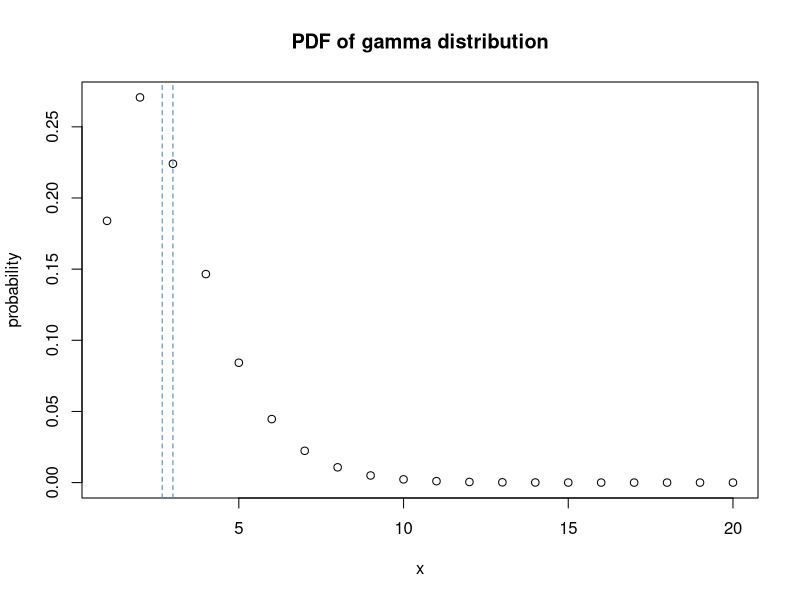
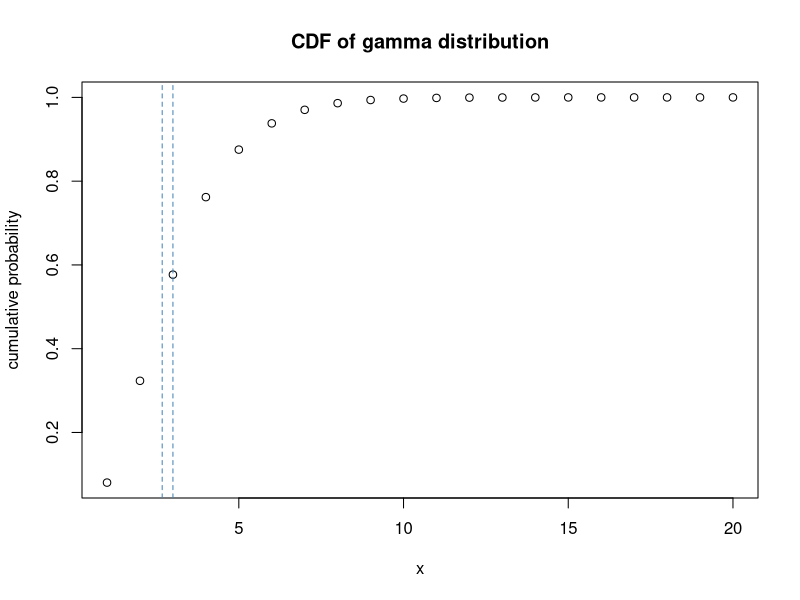
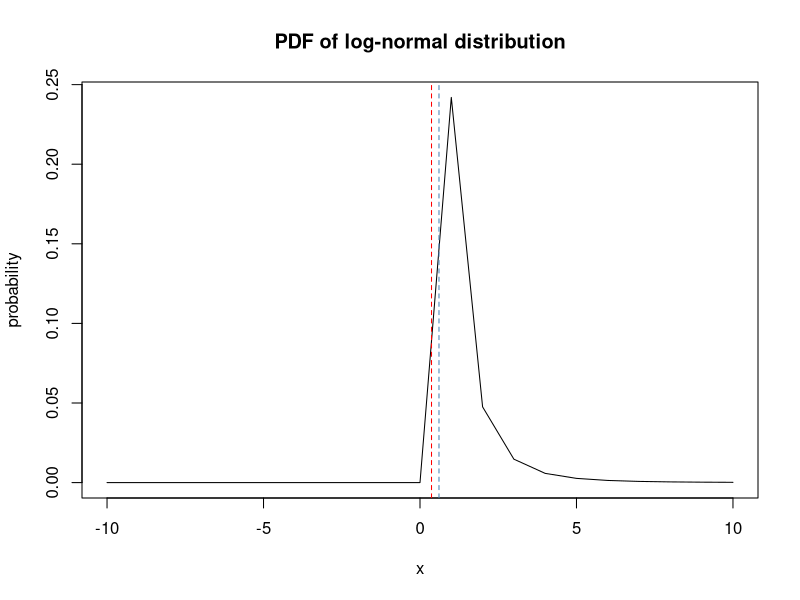
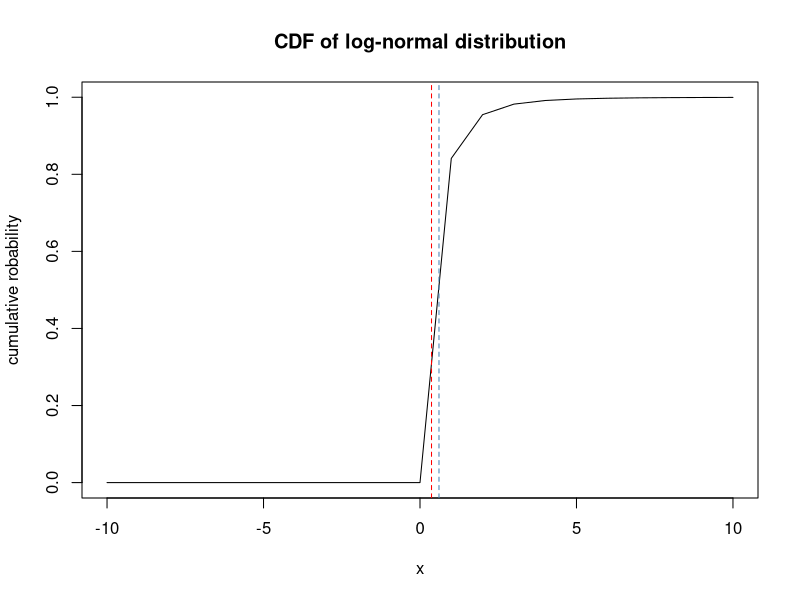
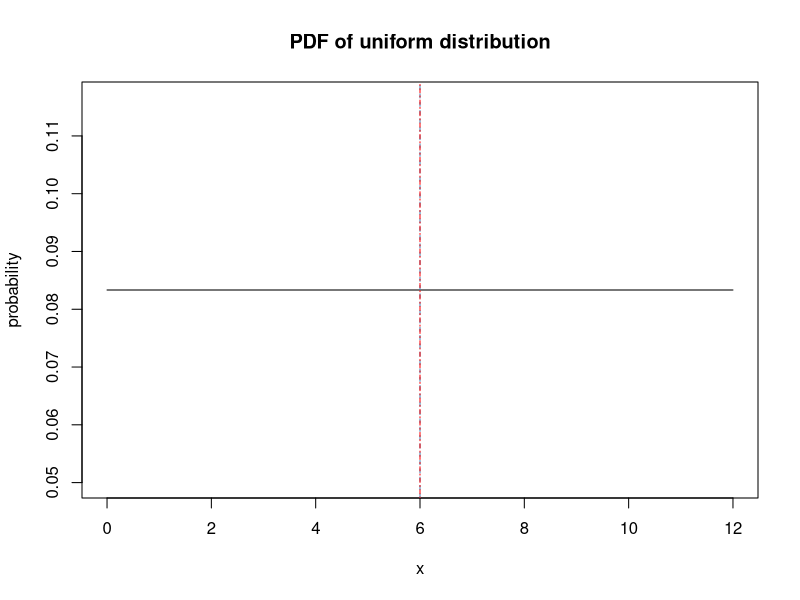
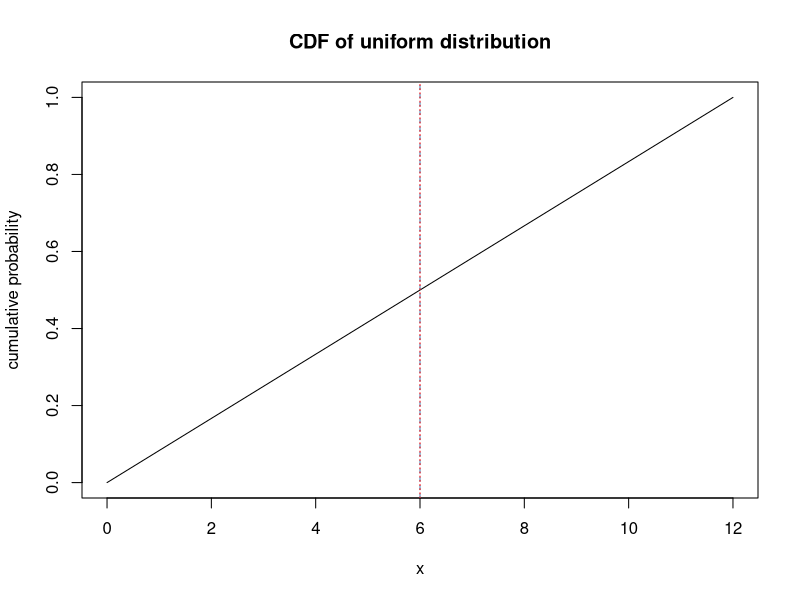
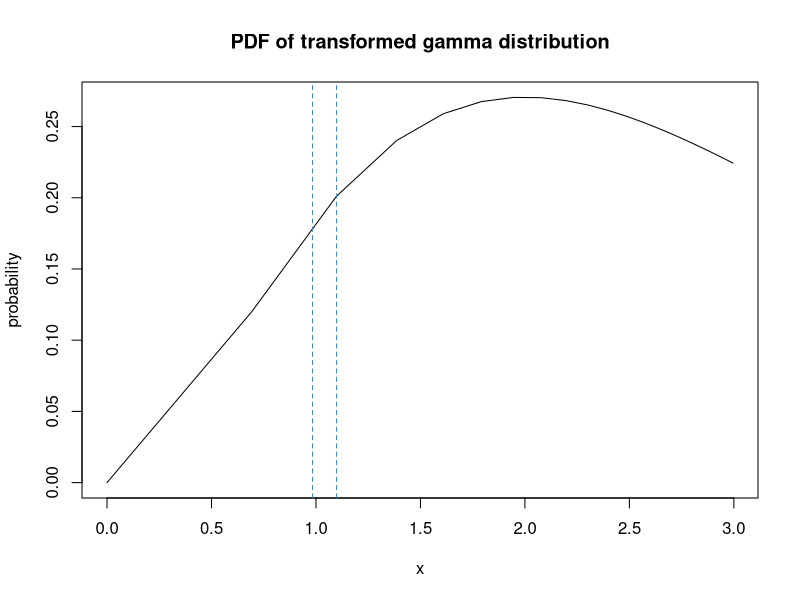
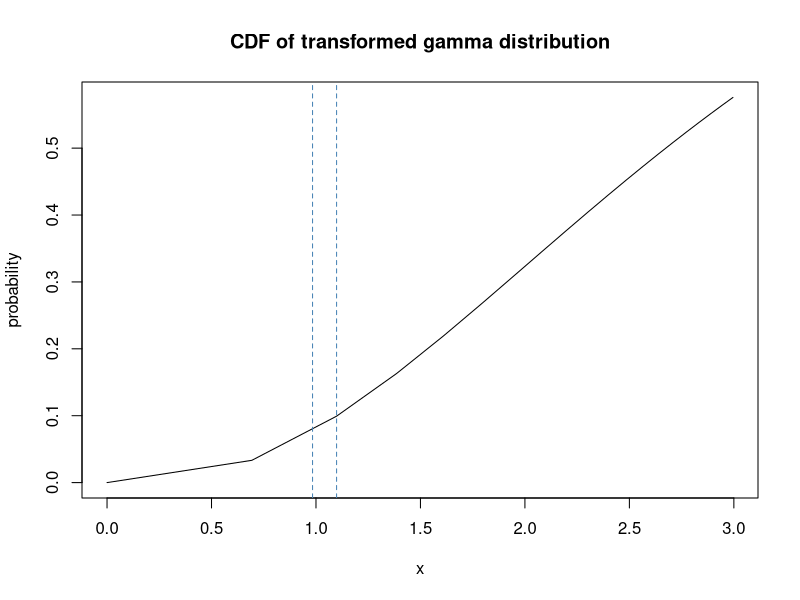

Recreate these plots in R, in order.
## ---- chunk 1
knitr::opts_chunk$set(echo = TRUE)
## ---- chunk 2
x <- seq(1,20)

y <- dgamma(x,shape =3, scale=1)
mean<- 3*1
med <- qgamma(0.5,shape =3, scale=1)
plot(x,y,main="PDF of gamma distribution",
  xlab="x", ylab="probability")
abline(v=c(mean,med), lty=2,col="steel blue")
y1 <- pgamma(x,shape =3, scale=1)
plot(x,y1,main="CDF of gamma distribution",
  xlab="x", ylab="cumulative probability")
abline(v=c(mean,med), lty=2,col="steel blue")
## ---- chunk 3
x <- c(-10:10)
y <- dlnorm(x,meanlog=-1, sdlog=1)
y1 <- plnorm(x,meanlog=-1, sdlog=1)
y_mean <- exp(-1+1^2/2)
y_med <- qlnorm(0.5,-1,1)
plot(x,y,type="l",main="PDF of log-normal distribution",
  xlab="x", ylab="probability")
abline(v=c(y_mean,y_med), lty=2,col=c("steel blue","red"))
plot(x,y1,type="l",main="CDF of log-normal distribution",
  xlab="x", ylab="cumulative robability")
abline(v=c(y_mean,y_med), lty=2,col=c("steel blue","red"))
## ---- chunk 4
x <- seq(0,12)
y<-dunif(x, min=0, max=12)
y2=punif(x, min=0, max=12)
ymean <- 1/2*(0+12)
ymed<- qunif(0.5, min=0, max=12)
plot(x,y,type="l",main="PDF of uniform distribution",
  xlab="x", ylab="probability")
abline(v=c(ymean,ymed), lty=c(2,4),col=c("steel blue","red"))
plot(x, y2,type="l",main="CDF of uniform distribution",
  xlab="x", ylab="cumulative probability")
abline(v=c(ymean,ymed), lty=c(2,3),col=c("steel blue","red"))
## ---- chunk 5
x <- seq(0,20)
log_x <- log(x)
y <- dgamma(log_x,shape =3, scale=1)
mean<- log(3*1)
med <- log(qgamma(0.5,shape =3, scale=1))
plot(log_x,y,type = "l",main="PDF of transformed gamma distribution",
  xlab="x", ylab="probability")
abline(v=c(mean,med), lty=2,col="steel blue")
y1 <- pgamma(log_x,shape =3, scale=1)
plot(log_x,y1,type = "l",main="CDF of transformed gamma distribution",
  xlab="x", ylab="probability")
abline(v=c(mean,med), lty=2,col="steel blue")
## ---- chunk 6
xll <- seq(0,5)
yll <- dlnorm(xll,meanlog=-1, sdlog=1,log = T)
y3 <- plnorm(xll,meanlog=-1, sdlog=1,log.p = T)
y_meanll <- log(exp(-1+1^2/2))
y_medll <- log(qlnorm(0.5,-1,1))
plot(xll,yll,type="l",xlim=c(-2,20),main="PDF of transformed log-normal distribution",
  xlab="x", ylab="probability")
abline(v=c(y_meanll,y_medll), lty=2,col=c("steel blue","red"))
plot(xll,y3,type="l",xlim=c(-2,20),main="CDF of transformed log-normal distribution",
  xlab="x", ylab="probability")
abline(v=c(y_meanll,y_medll), lty=2,col=c("steel blue","red"))
## ---- chunk 7
x <- seq(1,20)
y<-punif(x, min=0, max=12,log.p = T)
y2=dunif(x, min=0, max=12,log = T)
ymean <- log(1/2*(0+12))
ymed<- qunif(0.5, min=0, max=12,log.p = T)
plot(x,y,type="l",main="CDF of transformed uniform distribution",
  xlab="x", ylab="probability")
abline(v=c(ymean,ymed), lty=c(2,4),col=c("steel blue","red"))
plot(x, y2,type="l",main="PDF of transformed uniform distribution",
  xlab="x", ylab="probability")
abline(v=c(ymean,ymed), lty=c(2,3),col=c("steel blue","red"))
## ---- chunk 8
out_gmean <- rep(NA, 1000)
out_amean <- rep(NA, 1000)

shape=3
scale=1
for (i in 1:1000){
  rec <- rgamma(0:100, shape=3, scale=1)
  out_gmean[i] <- exp(mean(log(rec)))
  out_amean[i] <- mean(rec)
}

plot(out_amean,out_gmean,main="Geometric mean vs arithmetic mean for gamma distribution")
hist(out_amean-out_gmean, main="difference in mean for gamma distribution")
## ---- chunk 9
out_gmean <- rep(NA, 1000)
out_amean <- rep(NA, 1000)
for (i in 1:1000){
  rec<- rlnorm(0:100, meanlog = -1,sdlog = 1)
  out_gmean[i] <- exp(mean(log(rec)))
  out_amean[i] <- mean(rec)
}
plot(out_amean,out_gmean,main="Geometric mean vs arithmetic mean for log-normal distribution")
hist(out_amean-out_gmean,main="difference in mean for log-normal distribution")


## ---- chunk 10
out_gmean <- rep(NA, 1000)
out_amean <- rep(NA, 1000)

min=0
max=12
for (i in 1:1000){
  rec<-runif(x,min, max)
  out_gmean[i]<- exp(mean(log(rec)))
  out_amean[i]<- mean(rec)
}
plot(out_amean,out_gmean,main="Geometric mean vs arithmetic mean for uniform distribution")
hist(out_amean-out_gmean,main="difference in mean for uniform distribution")
## ---- chunk 11
e_log <- rep(NA, 1000)
log_e <- rep(NA, 1000)

shape=3
scale=1
for (i in 1:1000){
  z <- rgamma(0:100, shape=3, scale=1)
  log_z <- log(z)
  e_log[i] <- mean(log_z)
  log_e[i] <- log(mean(z))
}
hist(e_log-log_e,main="difference for gamma distribution")
## ---- chunk 12
e_log <- rep(NA, 1000)
log_e <- rep(NA, 1000)

for (i in 1:1000){
  z <- rlnorm(0:100, meanlog = -1,sdlog = 1)
  log_z <- log(z)
  e_log[i] <- mean(log_z)
  log_e[i] <- log(mean(z))
}
hist(e_log-log_e,main="difference for log-normal distribution")
## ---- chunk 13
e_log <- rep(NA, 1000)
log_e <- rep(NA, 1000)

for (i in 1:1000){
  z <- runif(0:100, min=0,max=12)
  log_z <- log(z)
  e_log[i] <- mean(log_z)
  log_e[i] <- log(mean(z))
}
hist(e_log-log_e,main="difference for unifrom distribution")
